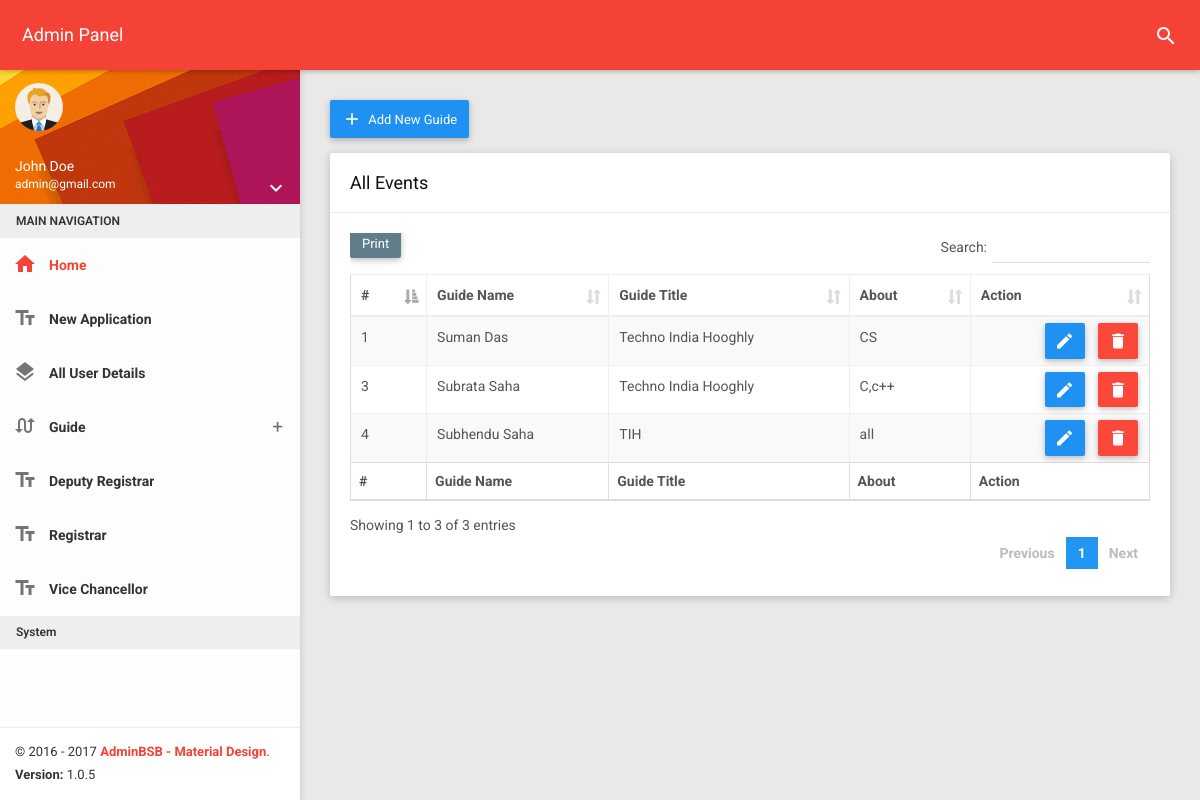
The page /admin/pages/ourguide.php (signed in) on the database its author committed.
### tables this page shows
CREATE TABLE `guide` (
  `id` int(11) NOT NULL,
  `name` varchar(255) NOT NULL,
  `title` varchar(255) NOT NULL,
  `about` varchar(255) NOT NULL
);

### admin/pages/config.php (called while the page is built, shortened)
<?php
	class config
	{
		protected $servername='localhost';
		protected $username='root';
		protected $pass='';
		protected $db='phdportal';
		function __construct()
		{
			$this->conn=new mysqli($this->servername,$this->username,$this->pass,$this->db);
		}
	}
	class database extends config
	{
		public function guideselect()
 		{
 			$result=mysqli_query($this->conn,"SELECT * FROM guide");
 			return $result;
 		}
	}
?>

### admin/pages/ourguide.php (the view, shortened to what this page needs)
<!DOCTYPE html>
<html>
<head>
    <link href="../plugins/bootstrap/css/bootstrap.css" rel="stylesheet">
    <link href="../plugins/node-waves/waves.css" rel="stylesheet" />
    <link href="../plugins/animate-css/animate.css" rel="stylesheet" />
    <link href="../plugins/jquery-datatable/skin/bootstrap/css/dataTables.bootstrap.css" rel="stylesheet">
    <link href="../css/style.css" rel="stylesheet">
    <link href="../css/themes/all-themes.css" rel="stylesheet" />
</head>
<body class="theme-red">
    <?php include 'partials/nav.php'; ?>
    <section>
        <?php include 'partials/leftslide.php'; ?>
    </section>
    <section class="content">
        <div class="container-fluid">
            <div class="block-header">
                <a class="btn btn-primary waves-effect" href="addguide.php">
                    <i class="material-icons">add</i>
                    <span>Add New Guide</span>
                </a>
            </div>
            <div class="row clearfix">
                <div class="col-lg-12 col-md-12 col-sm-12 col-xs-12">
                    <div class="card">
                        <div class="header">
                            <h2>
                                All Events
                            </h2>
                        </div>
                        <div class="body">
                            <div class="table-responsive">
                                <table class="table table-bordered table-striped table-hover dataTable js-exportable">
                                    <thead>
                                        <tr>
                                            <th>#</th>
                                            <th>Guide Name</th>
                                            <th>Guide Title</th>
                                            <th>About</th>
                                            <th>Action</th>
                                        </tr>
                                    </thead>
                                    <tfoot>
                                        <tr>
                                            <th>#</th>
                                            <th>Guide Name</th>
                                            <th>Guide Title</th>
                                            <th>About</th>
                                            <th>Action</th>
                                        </tr>
                                    </tfoot>
                                    <tbody>
                                        <?php
                                            include("config.php");
                                            $obj=new database;
                                            $row=$obj->guideselect();
                                            while($arr=mysqli_fetch_array($row)){
                                        ?>
                                        <tr>
                                                <td><?php echo $arr['id']; ?></td>
                                                <td><?php echo $arr['name']; ?></td>
                                                <td><?php echo $arr['title']; ?></td>
                                                <td><?php echo $arr['about']; ?></td>
                                                <td>
                                                <ul class="list-inline m-0" style="float: right;margin: -4px;">
                                                    <li class="list-inline-item">
                                                        <a
                                                            class="btn btn-primary btn-sm rounded-0 waves-effect edit"
                                                            type="button" data-toggle="modal" data-target="#largeModal"
                                                            title="Edit" id="<?php echo $arr['id']; ?>">
                                                            <i  class="material-icons">edit</i>
                                                        </a>
                                                    </li>
                                                    <li class="list-inline-item">
                                                        <button
                                                            class="btn btn-danger btn-sm rounded-0 delete waves-effect"
                                                            type="button" data-toggle="modal" data-target="#largeModal"
                                                            title="Delete" id="<?php echo $arr['id']; ?>">
                                                            <i  class="material-icons">delete</i>
                                                        </button>
                                                    </li>
                                                </ul>
                                                </td>
                                        </tr>
                                        <?php
                                        }
                                        ?>
                                    </tbody>
                                </table>
                            </div>
                        </div>
                    </div>
                </div>
            </div>
        </div>
    </section>
</body>
</html>

### rows shown on the page
guide: id "1", name "Suman Das", title "Techno India Hooghly", about "CS"
guide: id "3", name "Subrata Saha", title "Techno India Hooghly", about "C,c++"
guide: id "4", name "Subhendu Saha", title "TIH", about "all"

### other values the page prints
$_SESSION['admin_mail'] "admin@gmail.com"
